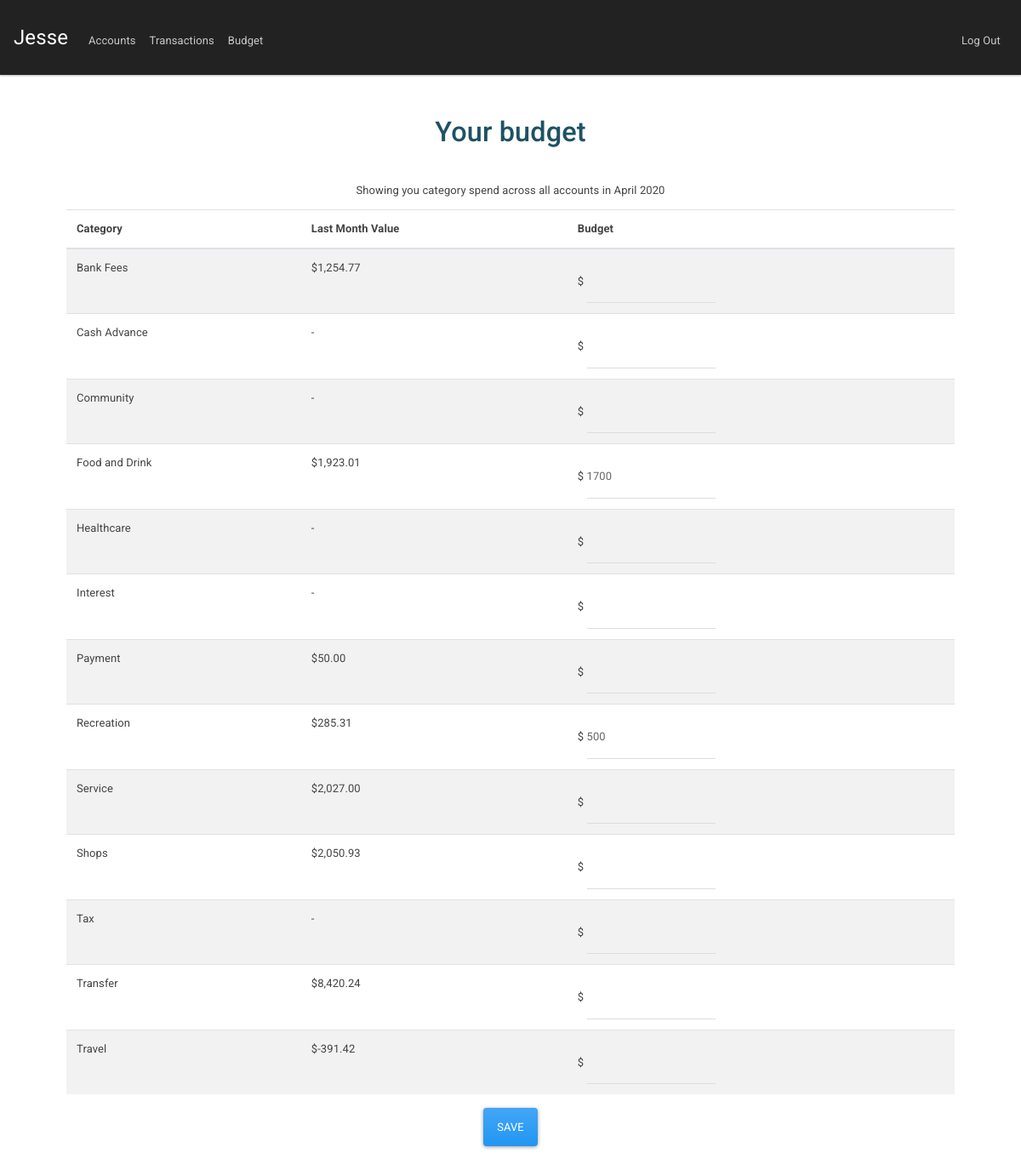
/budget (signed in), run on the app's committed database.
### tables this page shows
CREATE TABLE "budget" (
	"user_id"	INTEGER NOT NULL,
	"category"	TEXT NOT NULL,
	"amount"	NUMERIC,
	PRIMARY KEY("user_id","category")
);

### app.py (the view, shortened to what this page needs)
@app.route("/budget", methods=["GET", "POST"])
@login_required
def budget():
    if request.method == "GET":
        prev_month_firstday = datetime.date.today().replace( day=1 ) - relativedelta(months=1)
        prev_month_lastday = datetime.date.today().replace( day=1 ) - relativedelta(days=1)
        budgets = get_db().execute("""
            SELECT budget.category,
                   budget_summary.month_total * -1 as month_total,
                   budget.amount as budget_amount
            FROM budget
            LEFT OUTER JOIN (
                SELECT category, sum(amount) as month_total
                FROM transactions
                JOIN accounts on accounts.account_id = transactions.account_id
                WHERE
                    accounts.user_id = :user_id AND
                    transactions.date >= :prev_month_firstday  AND
                    transactions.date <= :prev_month_lastday
                GROUP BY transactions.category ) as budget_summary
            ON budget_summary.category = budget.category
            WHERE budget.user_id = :user_id
            ORDER BY budget.category
        """,
        user_id = session["user_id"],
        prev_month_firstday=prev_month_firstday.isoformat(),
        prev_month_lastday=prev_month_lastday.isoformat())
        active_accounts = get_db().execute( """
            SELECT account_id
            FROM accounts
            WHERE user_id = :user_id
        """, user_id=session["user_id"])
        return render_template("budget.html",
                                active_accounts=active_accounts,
                                prev_month_firstday=prev_month_firstday,
                                budgets=budgets)

### app.py (called while the page is built)
@app.after_request
def after_request(response):
    response.headers["Cache-Control"] = "no-cache, no-store, must-revalidate"
    response.headers["Expires"] = 0
    response.headers["Pragma"] = "no-cache"
    return response

def get_db():
    global DB
    if not DB:
        DB = SQL("sqlite:///finance_mgmt.db")
    return DB

### helpers.py (called while the page is built)
def login_required(f):
    @wraps(f)
    def decorated_function(*args, **kwargs):
        if session.get("user_id") is None:
            return redirect("/login")
        return f(*args, **kwargs)
    return decorated_function

def usd(value):
    return f"${value:,.2f}"

### templates/budget.html (shortened to what this page needs)
{% extends "layout.html" %}
{% block main %}
{% if active_accounts %}
<div class="container">
    <div class="grid-element element-a"><h1> Your budget</h1></div>
  </div>
<p>Showing you category spend across all accounts in {{ prev_month_firstday.strftime('%B %Y') }}</p>
<form action="/budget" method="post">
    <table class="table table-striped">
        <thead>
            <tr>
                <th>Category</th>
                <th>Last Month Value</th>
                <th>Budget</th>
            </tr>
        </thead>
        <tbody>
            {% for budget in budgets %}
            <tr>
                <td>{{ budget.category }}</td>
                {% if budget.month_total is not none %}
                <td>{{ budget.month_total | usd }}</td>
                {% else %}
                <td>-</td>
                {% endif %}
                <td>$ </div><input name="{{ budget.category }}" value="{{ budget.budget_amount if budget.budget_amount != none else ""}}" text="number" autocomplete="off" class="form-control"></td>
            </tr>
            {% endfor %}
        </tbody>
    </table>
    <button class="btn btn-primary" type="submit">Save</button>
</form>
{% endif %}
{% endblock %}

### templates/layout.html (shortened to what this page needs)
<!DOCTYPE html>
<html lang="en">
    <head>
        <link href="https://stackpath.bootstrapcdn.com/bootswatch/4.4.1/materia/bootstrap.min.css" rel="stylesheet">
        <link href="/static/styles.css" rel="stylesheet">
    </head>
    <body>
        <nav class="navbar navbar-expand-lg navbar-dark bg-dark">
            <a class="navbar-brand" href="#">Jesse</a>
            <div class="collapse navbar-collapse" id="navbar">
                {% if session.user_id %}
                    <ul class="navbar-nav mr-auto mt-2">
                        <li class="nav-item"><a class="nav-link" href="/">Accounts</a></li>
                        <li class="nav-item"><a class="nav-link" href="/transactions">Transactions</a></li>
                        <li class="nav-item"><a class="nav-link" href="/budget">Budget</a></li>
                    </ul>
                    <ul class="navbar-nav ml-auto mt-2">
                        <li class="nav-item"><a class="nav-link" href="/logout">Log Out</a></li>
                    </ul>
                {% else %}
                    <ul class="navbar-nav ml-auto mt-2">
                        <li class="nav-item"><a class="nav-link" href="/register">Get Started</a></li>
                        <li class="nav-item"><a class="nav-link" href="/login">Log In</a></li>
                    </ul>
                {% endif %}
            </div>
        </nav>
        <main id="maincontainer" class="container p-5">
            {% block main %}{% endblock %}
        </main>
    </body>
</html>

### static/styles.css (style rules this page uses)
main .form-control { display: inline-block; width: auto; }
main { overflow-x: auto; text-align: center; }
main table { text-align: left; }
.grid-element { font-size: 1em; padding-bottom: 3%; color: #1E5264; }
.element-a { grid-column-start: 3; grid-column-end: 4; grid-row-start: 1; grid-row-end: 2; }

### data on the page
budget: category "Bank Fees", month_total "$1,254.77"
budget: category "Cash Advance"
budget: category "Community"
budget: category "Food and Drink", month_total "$1,923.01", budget_amount "1700"
budget: category "Healthcare"
budget: category "Interest"
budget: category "Payment", month_total "$50.00"
budget: category "Recreation", month_total "$285.31", budget_amount "500"
budget: category "Service", month_total "$2,027.00"
budget: category "Shops", month_total "$2,050.93"
budget: category "Tax"
budget: category "Transfer", month_total "$8,420.24"
budget: category "Travel", month_total "$-391.42"

### other printed values
{{ prev_month_firstday.strftime('%B %Y') }} "April 2020"
